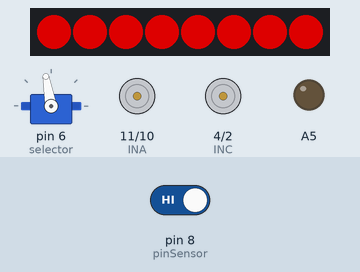
Recording of a sketch running on a simulated Arduino Uno, built with avr-gcc and run on an emulated ATmega328P. Shown: servo, 8 RGB LEDs in strip order, left to right, motor-driver pin pairs drawn as motors (green arrow = first pin HIGH = forward, orange = second pin HIGH = backward, longer = more drive, scaled by the enable pin), output pins drawn as LEDs (lit = HIGH). The test bench sets the inputs (shaded band); at power-on: pin 8 (pinSensor) HIGH. Dim RGB values are drawn brighter than linear.

Above: at 8.7 s.
At 11.3 s:
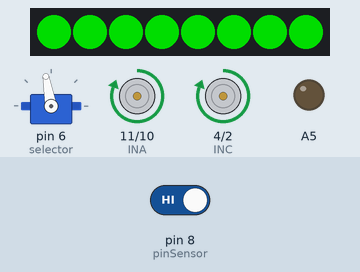
11.4 s: pin 8 (pinSensor) driven LOW
At 12.0 s:
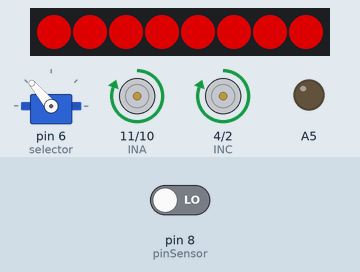
12.9 s: pin 8 (pinSensor) driven HIGH
At 15.48 s:
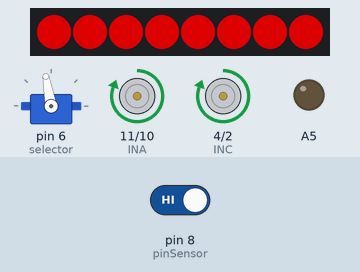
Timing chart, 0 to 17.1 s (numbered marks = the images above; inputs shaded):
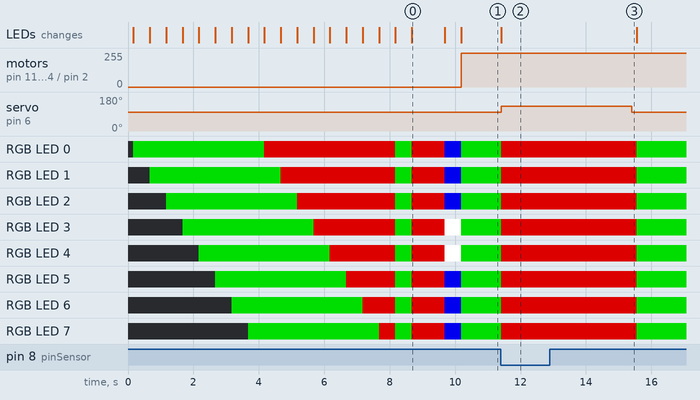

Measured:
- after the input at 11.4 s, servo on pin 6 (selector): 100° → 130° at once; RGB LED 0–7: RGB(0, 150, 0) → RGB(150, 0, 0) at once; the LEDs: change at once (image 2)
- after the input at 12.9 s, servo on pin 6 (selector): goes on until 15.4 s, then stays 100°; RGB LED 0–7: RGB(150, 0, 0) → RGB(0, 150, 0) after 2.7 s
- what the display in image 0 shows lasts 1.0 s, from 8.7 s to 9.7 s

The sketch:

cintaTranspWW.ino
```cpp
#include <Servo.h>
#include <Adafruit_NeoPixel.h>


//NeoPixel Tira de Led Cinta Transp Selectora
// Defino el pin donde esta conectada la tira de led de la cinta
#define pinLedSemaforo        12

// Defino la cantidad de leds
#define NUMPIXELS 8 // Tira de 8 leds
#define DELAYVAL 500 // Time (in milliseconds) to pause between pixels

//defino el objeto semaforo para encender los leds
Adafruit_NeoPixel semaforo(NUMPIXELS, pinLedSemaforo, NEO_GRB + NEO_KHZ800);


//Servomotor
Servo selector;  // crea el objeto para manejar el SERVO SG90
int posOK = 100;// posicion del servo sin barrera
int posMetal=130; //posición del servo con barrera bloqueando

//DRIVER MOTOR L298N MOTOR A cinta transportadora de ladrillos
int velocidadCinta2=255; //Salida PWM al Enable del driver L298D para controlar la velocidad del motor
int INA=11; // Pin para definir el sentido de giro de la cinta
int INB=10; // Pin para definir el sentido de giro de la cinta
int PinEnA=9; //Pin al EnableB del Driver L298N para controlar la velocidad

//DRIVER MOTOR L298N MOTOR B Cinta transportadora de materiales
int velocidadCinta=255; //Salida PWM al Enable del driver L298D para controlar la velocidad del motor
int INC=4; // Pin para definir el sentido de giro de la cinta
int IND=2; // Pin para definir el sentido de giro de la cinta
int PinEnB=3; //Pin al EnableB del Driver L298N para controlar la velocidad

//Sensor de Metales
int pinSensor=8;
int lecturaSensor;

void setup() {
  //Inicio el servomotor
  selector.attach(6);  // vincula el servo que usamos para el selector de objetos al pin digital 6
  selector.write(posOK); // Posiciona el selector en 0 grados
  delay(150);
  selector.detach();

  delay(15); //Espera a que el servo llegue a la posición

  Serial.begin(9600);
  //pinMode ( 19 , OUTPUT);
  pinMode(A5,OUTPUT);
  pinMode(pinSensor,INPUT); //Defino el pin de entrada para leer el sensor

  //Motor B
  pinMode(velocidadCinta,OUTPUT); //Defino el pin como salida para activar la cinta transportadora
  pinMode(INC,OUTPUT); //Defino como salida el pin para controlar el sentido de giro
  pinMode(IND,OUTPUT); //Defino como salida el pin para controlar el sentido de giro

  //Motor A
  pinMode(velocidadCinta2,OUTPUT); //Defino el pin como salida para activar la cinta transportadora
  pinMode(INA,OUTPUT); //Defino como salida el pin para controlar el sentido de giro
  pinMode(INB,OUTPUT); //Defino como salida el pin para controlar el sentido de giro

  semaforo.begin(); // INITIALIZE NeoPixel strip object (REQUIRED)
  semaforo.clear(); // Set all pixel colors to 'off'

  inicioLed();


}

void loop() {

    //Prendo el semaforo en verde
    for(int i=0; i<NUMPIXELS; i++) { // For each pixel...
      semaforo.setPixelColor(i, semaforo.Color(0, 150, 0));
      semaforo.show();   // Send the updated pixel colors to the hardware.
    }

    //Comienza a girar la cinta haciendo colocando el PWM y el sentido de giro del Motor B
    analogWrite(PinEnB, velocidadCinta); //PWM
    digitalWrite(INC,HIGH); //Sentido de giro
    digitalWrite(IND,LOW); //Sentido de giro

    //Comienza a girar la cinta haciendo colocando el PWM y el sentido de giro del Motor A
    analogWrite(PinEnA, velocidadCinta2); //PWM
    digitalWrite(INA,HIGH); //Sentido de giro
    digitalWrite(INB,LOW); //Sentido de giro


    //Leo el estado del sensor de metales
    lecturaSensor=digitalRead(pinSensor);


    if(lecturaSensor==LOW) //Si el pinSensor está en LOW es porque detecto un metal
    {
        //Prendo semaforo en rojo
        for(int i=0; i<NUMPIXELS; i++) { // For each pixel...
          semaforo.setPixelColor(i, semaforo.Color(150, 0, 0));
          semaforo.show();   // Send the updated pixel colors to the hardware.
        }
        //Activo el servo y lo desvio por 4 segundos
          selector.attach(6);//Prendo el servo
          selector.write(posMetal); //Lo muevo a la posicion de bloqueo
          delay(4000); //Espero 4 segundos
        //Vuelvo el servo a la posicion normal y lo apago
          selector.write(posOK); //Muevo el servo a la posicion normal
          delay(150); //Espero 150 milisegundos
          selector.detach(); //Desconecto el servo


    }

}

//Esta funcion hace el juego de led del inicio
void inicioLed(){

     //Configuro tira en verde para q prenda de a 1 pixel
     for(int i=0; i<NUMPIXELS; i++) {
      semaforo.setPixelColor(i, semaforo.Color(0, 150, 0));
      semaforo.show();   // Send the updated pixel colors to the hardware.
      delay(DELAYVAL); // Pause before next pass through loop
    }
    //Configuro tira en rojo para q prenda de a 1 pixel
    for(int i=0; i<NUMPIXELS; i++) {
      semaforo.setPixelColor(i, semaforo.Color(150, 0, 0));
      semaforo.show();   // Send the updated pixel colors to the hardware.
      delay(DELAYVAL); // Pause before next pass through loop
  }
    //Configuro toda tira en verde
    for(int i=0; i<NUMPIXELS; i++) { // For each pixel...
      semaforo.setPixelColor(i, semaforo.Color(0, 150, 0));
    }
    //Enciendo verde
    semaforo.show();   // Send the updated pixel colors to the hardware.
    delay(DELAYVAL); // Pause before next pass through loop

    //Configuro toda la tira en verde
    for(int i=0; i<NUMPIXELS; i++) {
    semaforo.setPixelColor(i, semaforo.Color(150, 0, 0));
    }
    //Enciendo en verde
    semaforo.show();   // Send the updated pixel colors to the hardware.
    delay(DELAYVAL); // Pause before next pass through loop

    //Configuro toda la tira en rojo
    for(int i=0; i<NUMPIXELS; i++) {
    semaforo.setPixelColor(i, semaforo.Color(150, 0, 0));
    }
    //Enciendo en rojo
    semaforo.show();   // Send the updated pixel colors to the hardware.
    delay(DELAYVAL); // Pause before next pass through loop

    //Configuro Bandera de Arg

    //Tres led en celeste
    for(int i=0; i<=2; i++) {
    semaforo.setPixelColor(i, semaforo.Color(0, 0, 200));
    }
    //Dos led en blanco
    for(int i=3; i<=4; i++) { // For each pixel...
    semaforo.setPixelColor(i, semaforo.Color(255, 255, 255));
    }
    //Tres led en celeste
    for(int i=5; i<=7; i++) {
    semaforo.setPixelColor(i, semaforo.Color(0, 0, 200));
    }
    //Enciendo bandera de Arg
    semaforo.show();
    delay(DELAYVAL);

  }
```
